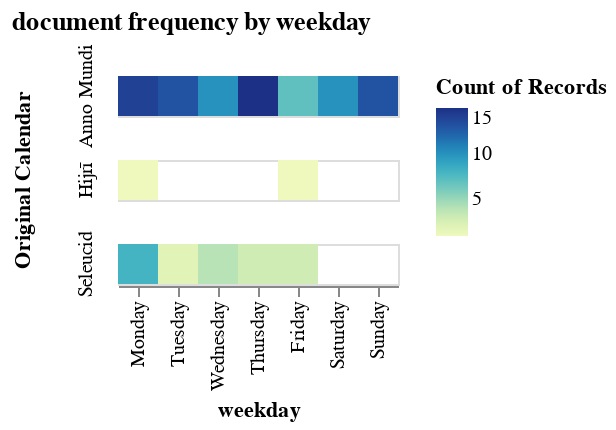

Here is the notebook cell this chart was saved with:
### Code cell
# orig_dates_days['undate_month'] = orig_dates_days.undate_orig.apply(lambda x: x.month)

# alt.Chart(orig_dates_days[['undate_weekday', 'undate_weekday_name', 'pgpid', 'undate_month', 'doc_date_calendar']]).mark_rect().encode(
#     alt.X('undate_weekday_name', sort=days, title='weekday'),
#     alt.Y('undate_month', title="month"),
#     alt.Color('count(pgpid)')
# ).facet(
#     column=alt.Facet('doc_date_calendar', title="Original Calendar")
# ).properties(title='document frequency by weekday and month')



alt.Chart(weekday_dates[['undate_weekday', 'undate_weekday_name', 'pgpid', 'doc_date_calendar']]).mark_rect().encode(
    alt.X('undate_weekday_name', sort=days, title='weekday'),
    # alt.Y('doc_date_calendar'),
    alt.Color('count(pgpid)')
).facet(row=alt.Facet('doc_date_calendar', title="Original Calendar")
).properties(title='document frequency by weekday')

### Figure 1 — Vega-Lite specification as saved in the notebook (floating-point values rounded to 4 significant figures)
{"config": {"view": {"continuousWidth": 300, "continuousHeight": 300}}, "data": {"name": "data-d96237d589487539bef7e2ca0dfcdbd3"}, "facet": {"row": {"field": "doc_date_calendar", "title": "Original Calendar", "type": "nominal"}}, "spec": {"mark": {"type": "rect"}, "encoding": {"color": {"aggregate": "count", "field": "pgpid", "type": "quantitative"}, "x": {"field": "undate_weekday_name", "sort": ["Monday", "Tuesday", "Wednesday", "Thursday", "Friday", "Saturday", "Sunday"], "title": "weekday", "type": "nominal"}}}, "title": "document frequency by weekday", "$schema": "https://vega.github.io/schema/vega-lite/v5.20.1.json", "datasets": {"data-d96237d589487539bef7e2ca0dfcdbd3": [{"undate_weekday": 3, "undate_weekday_name": "Thursday", "pgpid": 1377, "doc_date_calendar": "Seleucid"}, {"undate_weekday": 1, "undate_weekday_name": "Tuesday", "pgpid": 2550, "doc_date_calendar": "Seleucid"}, {"undate_weekday": 0, "undate_weekday_name": "Monday", "pgpid": 2649, "doc_date_calendar": "Seleucid"}, {"undate_weekday": 2, "undate_weekday_name": "Wednesday", "pgpid": 2739, "doc_date_calendar": "Seleucid"}, {"undate_weekday": 3, "undate_weekday_name": "Thursday", "pgpid": 4026, "doc_date_calendar": "Seleucid"}, {"undate_weekday": 0, "undate_weekday_name": "Monday", "pgpid": 5393, "doc_date_calendar": "Seleucid"}, {"undate_weekday": 3, "undate_weekday_name": "Thursday", "pgpid": 6318, "doc_date_calendar": "Anno Mundi"}, {"undate_weekday": 0, "undate_weekday_name": "Monday", "pgpid": 6419, "doc_date_calendar": "Seleucid"}, {"undate_weekday": 0, "undate_weekday_name": "Monday", "pgpid": 6869, "doc_date_calendar": "Seleucid"}, {"undate_weekday": 3, "undate_weekday_name": "Thursday", "pgpid": 6947, "doc_date_calendar": "Seleucid"}, {"undate_weekday": 2, "undate_weekday_name": "Wednesday", "pgpid": 7237, "doc_date_calendar": "Seleucid"}, {"undate_weekday": 2, "undate_weekday_name": "Wednesday", "pgpid": 7381, "doc_date_calendar": "Seleucid"}, {"undate_weekday": 4, "undate_weekday_name": "Friday", "pgpid": 7637, "doc_date_calendar": "Seleucid"}, {"undate_weekday": 4, "undate_weekday_name": "Friday", "pgpid": 7642, "doc_date_calendar": "Seleucid"}, {"undate_weekday": 5, "undate_weekday_name": "Saturday", "pgpid": 8332, "doc_date_calendar": "Anno Mundi"}, {"undate_weekday": 0, "undate_weekday_name": "Monday", "pgpid": 9073, "doc_date_calendar": "Anno Mundi"}, {"undate_weekday": 4, "undate_weekday_name": "Friday", "pgpid": 11227, "doc_date_calendar": "Hijrī"}, {"undate_weekday": 6, "undate_weekday_name": "Sunday", "pgpid": 19648, "doc_date_calendar": "Anno Mundi"}, {"undate_weekday": 2, "undate_weekday_name": "Wednesday", "pgpid": 19649, "doc_date_calendar": "Anno Mundi"}, {"undate_weekday": 0, "undate_weekday_name": "Monday", "pgpid": 21094, "doc_date_calendar": "Hijrī"}, {"undate_weekday": 1, "undate_weekday_name": "Tuesday", "pgpid": 25879, "doc_date_calendar": "Anno Mundi"}, {"undate_weekday": 0, "undate_weekday_name": "Monday", "pgpid": 26510, "doc_date_calendar": "Seleucid"}, {"undate_weekday": 6, "undate_weekday_name": "Sunday", "pgpid": 27479, "doc_date_calendar": "Anno Mundi"}, {"undate_weekday": 4, "undate_weekday_name": "Friday", "pgpid": 27482, "doc_date_calendar": "Anno Mundi"}, {"undate_weekday": 3, "undate_weekday_name": "Thursday", "pgpid": 27484, "doc_date_calendar": "Anno Mundi"}, {"undate_weekday": 2, "undate_weekday_name": "Wednesday", "pgpid": 27485, "doc_date_calendar": "Anno Mundi"}, {"undate_weekday": 2, "undate_weekday_name": "Wednesday", "pgpid": 27487, "doc_date_calendar": "Anno Mundi"}, {"undate_weekday": 3, "undate_weekday_name": "Thursday", "pgpid": 27489, "doc_date_calendar": "Anno Mundi"}, {"undate_weekday": 6, "undate_weekday_name": "Sunday", "pgpid": 27490, "doc_date_calendar": "Anno Mundi"}, {"undate_weekday": 0, "undate_weekday_name": "Monday", "pgpid": 27491, "doc_date_calendar": "Anno Mundi"}, {"undate_weekday": 6, "undate_weekday_name": "Sunday", "pgpid": 27493, "doc_date_calendar": "Anno Mundi"}, {"undate_weekday": 0, "undate_weekday_name": "Monday", "pgpid": 27495, "doc_date_calendar": "Anno Mundi"}, {"undate_weekday": 5, "undate_weekday_name": "Saturday", "pgpid": 27496, "doc_date_calendar": "Anno Mundi"}, {"undate_weekday": 4, "undate_weekday_name": "Friday", "pgpid": 27497, "doc_date_calendar": "Anno Mundi"}, {"undate_weekday": 5, "undate_weekday_name": "Saturday", "pgpid": 27498, "doc_date_calendar": "Anno Mundi"}, {"undate_weekday": 1, "undate_weekday_name": "Tuesday", "pgpid": 27499, "doc_date_calendar": "Anno Mundi"}, {"undate_weekday": 2, "undate_weekday_name": "Wednesday", "pgpid": 27500, "doc_date_calendar": "Anno Mundi"}, {"undate_weekday": 4, "undate_weekday_name": "Friday", "pgpid": 27507, "doc_date_calendar": "Anno Mundi"}, {"undate_weekday": 3, "undate_weekday_name": "Thursday", "pgpid": 27509, "doc_date_calendar": "Anno Mundi"}, {"undate_weekday": 1, "undate_weekday_name": "Tuesday", "pgpid": 27511, "doc_date_calendar": "Anno Mundi"}, {"undate_weekday": 6, "undate_weekday_name": "Sunday", "pgpid": 27514, "doc_date_calendar": "Anno Mundi"}, {"undate_weekday": 5, "undate_weekday_name": "Saturday", "pgpid": 27515, "doc_date_calendar": "Anno Mundi"}, {"undate_weekday": 0, "undate_weekday_name": "Monday", "pgpid": 27516, "doc_date_calendar": "Anno Mundi"}, {"undate_weekday": 6, "undate_weekday_name": "Sunday", "pgpid": 27517, "doc_date_calendar": "Anno Mundi"}, {"undate_weekday": 6, "undate_weekday_name": "Sunday", "pgpid": 27546, "doc_date_calendar": "Anno Mundi"}, {"undate_weekday": 1, "undate_weekday_name": "Tuesday", "pgpid": 27587, "doc_date_calendar": "Anno Mundi"}, {"undate_weekday": 5, "undate_weekday_name": "Saturday", "pgpid": 27588, "doc_date_calendar": "Anno Mundi"}, {"undate_weekday": 1, "undate_weekday_name": "Tuesday", "pgpid": 27589, "doc_date_calendar": "Anno Mundi"}, {"undate_weekday": 3, "undate_weekday_name": "Thursday", "pgpid": 27721, "doc_date_calendar": "Anno Mundi"}, {"undate_weekday": 2, "undate_weekday_name": "Wednesday", "pgpid": 27758, "doc_date_calendar": "Anno Mundi"}, {"undate_weekday": 3, "undate_weekday_name": "Thursday", "pgpid": 27760, "doc_date_calendar": "Anno Mundi"}, {"undate_weekday": 6, "undate_weekday_name": "Sunday", "pgpid": 27766, "doc_date_calendar": "Anno Mundi"}, {"undate_weekday": 0, "undate_weekday_name": "Monday", "pgpid": 27767, "doc_date_calendar": "Anno Mundi"}, {"undate_weekday": 1, "undate_weekday_name": "Tuesday", "pgpid": 27768, "doc_date_calendar": "Anno Mundi"}, {"undate_weekday": 3, "undate_weekday_name": "Thursday", "pgpid": 27769, "doc_date_calendar": "Anno Mundi"}, {"undate_weekday": 2, "undate_weekday_name": "Wednesday", "pgpid": 27774, "doc_date_calendar": "Anno Mundi"}, {"undate_weekday": 2, "undate_weekday_name": "Wednesday", "pgpid": 27775, "doc_date_calendar": "Anno Mundi"}, {"undate_weekday": 1, "undate_weekday_name": "Tuesday", "pgpid": 27776, "doc_date_calendar": "Anno Mundi"}, {"undate_weekday": 3, "undate_weekday_name": "Thursday", "pgpid": 27777, "doc_date_calendar": "Anno Mundi"}, {"undate_weekday": 2, "undate_weekday_name": "Wednesday", "pgpid": 27779, "doc_date_calendar": "Anno Mundi"}, {"undate_weekday": 0, "undate_weekday_name": "Monday", "pgpid": 27783, "doc_date_calendar": "Anno Mundi"}, {"undate_weekday": 0, "undate_weekday_name": "Monday", "pgpid": 27785, "doc_date_calendar": "Anno Mundi"}, {"undate_weekday": 0, "undate_weekday_name": "Monday", "pgpid": 27787, "doc_date_calendar": "Anno Mundi"}, {"undate_weekday": 3, "undate_weekday_name": "Thursday", "pgpid": 27789, "doc_date_calendar": "Anno Mundi"}, {"undate_weekday": 3, "undate_weekday_name": "Thursday", "pgpid": 27790, "doc_date_calendar": "Anno Mundi"}, {"undate_weekday": 3, "undate_weekday_name": "Thursday", "pgpid": 27791, "doc_date_calendar": "Anno Mundi"}, {"undate_weekday": 1, "undate_weekday_name": "Tuesday", "pgpid": 27792, "doc_date_calendar": "Seleucid"}, {"undate_weekday": 5, "undate_weekday_name": "Saturday", "pgpid": 27793, "doc_date_calendar": "Anno Mundi"}, {"undate_weekday": 0, "undate_weekday_name": "Monday", "pgpid": 27794, "doc_date_calendar": "Anno Mundi"}, {"undate_weekday": 1, "undate_weekday_name": "Tuesday", "pgpid": 27795, "doc_date_calendar": "Anno Mundi"}, {"undate_weekday": 3, "undate_weekday_name": "Thursday", "pgpid": 27798, "doc_date_calendar": "Anno Mundi"}, {"undate_weekday": 6, "undate_weekday_name": "Sunday", "pgpid": 27800, "doc_date_calendar": "Anno Mundi"}, {"undate_weekday": 4, "undate_weekday_name": "Friday", "pgpid": 27802, "doc_date_calendar": "Anno Mundi"}, {"undate_weekday": 1, "undate_weekday_name": "Tuesday", "pgpid": 27805, "doc_date_calendar": "Anno Mundi"}, {"undate_weekday": 5, "undate_weekday_name": "Saturday", "pgpid": 27807, "doc_date_calendar": "Anno Mundi"}, {"undate_weekday": 0, "undate_weekday_name": "Monday", "pgpid": 27808, "doc_date_calendar": "Anno Mundi"}, {"undate_weekday": 0, "undate_weekday_name": "Monday", "pgpid": 27820, "doc_date_calendar": "Anno Mundi"}, {"undate_weekday": 5, "undate_weekday_name": "Saturday", "pgpid": 27920, "doc_date_calendar": "Anno Mundi"}, {"undate_weekday": 4, "undate_weekday_name": "Friday", "pgpid": 27921, "doc_date_calendar": "Anno Mundi"}, {"undate_weekday": 5, "undate_weekday_name": "Saturday", "pgpid": 27930, "doc_date_calendar": "Anno Mundi"}, {"undate_weekday": 6, "undate_weekday_name": "Sunday", "pgpid": 27962, "doc_date_calendar": "Anno Mundi"}, {"undate_weekday": 6, "undate_weekday_name": "Sunday", "pgpid": 27963, "doc_date_calendar": "Anno Mundi"}, {"undate_weekday": 4, "undate_weekday_name": "Friday", "pgpid": 27965, "doc_date_calendar": "Anno Mundi"}, {"undate_weekday": 3, "undate_weekday_name": "Thursday", "pgpid": 27967, "doc_date_calendar": "Anno Mundi"}, {"undate_weekday": 4, "undate_weekday_name": "Friday", "pgpid": 28021, "doc_date_calendar": "Anno Mundi"}, {"undate_weekday": 2, "undate_weekday_name": "Wednesday", "pgpid": 28022, "doc_date_calendar": "Anno Mundi"}, {"undate_weekday": 6, "undate_weekday_name": "Sunday", "pgpid": 28023, "doc_date_calendar": "Anno Mundi"}, {"undate_weekday": 0, "undate_weekday_name": "Monday", "pgpid": 28031, "doc_date_calendar": "Anno Mundi"}, {"undate_weekday": 0, "undate_weekday_name": "Monday", "pgpid": 28038, "doc_date_calendar": "Anno Mundi"}, {"undate_weekday": 1, "undate_weekday_name": "Tuesday", "pgpid": 28039, "doc_date_calendar": "Anno Mundi"}, {"undate_weekday": 3, "undate_weekday_name": "Thursday", "pgpid": 28045, "doc_date_calendar": "Anno Mundi"}, {"undate_weekday": 2, "undate_weekday_name": "Wednesday", "pgpid": 28053, "doc_date_calendar": "Anno Mundi"}, {"undate_weekday": 6, "undate_weekday_name": "Sunday", "pgpid": 28060, "doc_date_calendar": "Anno Mundi"}, {"undate_weekday": 5, "undate_weekday_name": "Saturday", "pgpid": 28066, "doc_date_calendar": "Anno Mundi"}, {"undate_weekday": 1, "undate_weekday_name": "Tuesday", "pgpid": 28068, "doc_date_calendar": "Anno Mundi"}, {"undate_weekday": 3, "undate_weekday_name": "Thursday", "pgpid": 28071, "doc_date_calendar": "Anno Mundi"}, {"undate_weekday": 0, "undate_weekday_name": "Monday", "pgpid": 28072, "doc_date_calendar": "Anno Mundi"}, {"undate_weekday": 1, "undate_weekday_name": "Tuesday", "pgpid": 28073, "doc_date_calendar": "Anno Mundi"}, {"undate_weekday": 1, "undate_weekday_name": "Tuesday", "pgpid": 28085, "doc_date_calendar": "Anno Mundi"}, {"undate_weekday": 0, "undate_weekday_name": "Monday", "pgpid": 34623, "doc_date_calendar": "Seleucid"}, {"undate_weekday": 2, "undate_weekday_name": "Wednesday", "pgpid": 35264, "doc_date_calendar": "Seleucid"}, {"undate_weekday": 0, "undate_weekday_name": "Monday", "pgpid": 39564, "doc_date_calendar": "Seleucid"}, {"undate_weekday": 0, "undate_weekday_name": "Monday", "pgpid": 40035, "doc_date_calendar": "Seleucid"}, {"undate_weekday": 4, "undate_weekday_name": "Friday", "pgpid": 40036, "doc_date_calendar": "Seleucid"}]}}
